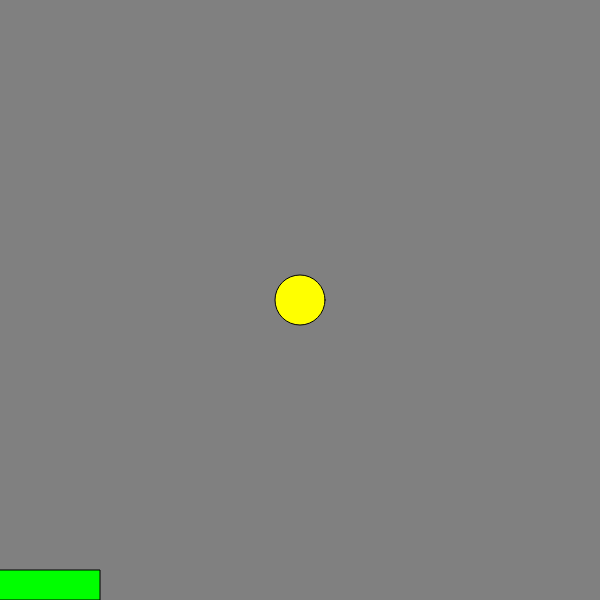
Frame 1 (no input)
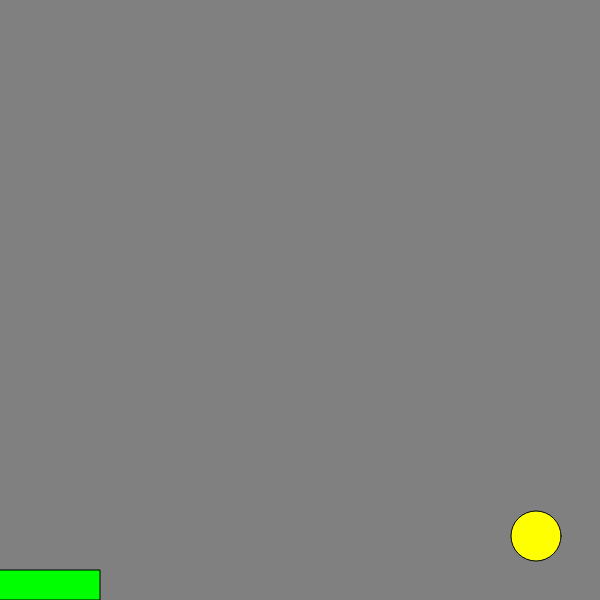
Frame 60 (no input)
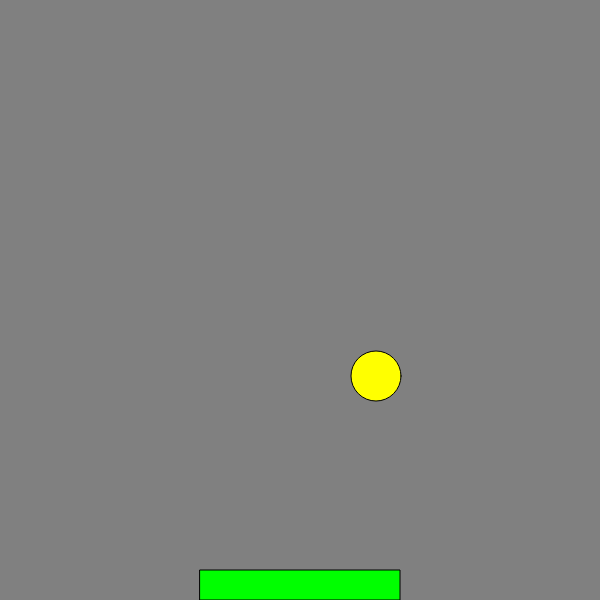
Frame 120 (the mouse pressed at the canvas centre since frame 60)

The p5.js sketch that drew these frames (run headless with seeded random() and noise() and a simulated clock; from frame 60 on, the mouse is pressed at the canvas centre):

// p5.js sketch
// ── sketch.js
// ball
let xPos, xDir; // 공의 x축 위치와 진행 방향
let yPos, yDir; // 공의 y축 위치와 진행 방향
let diam;
let speed; // 공의 속도

// pad
let padX
let padWidth; 

function setup() {
  createCanvas(600, 600);
  variableInitialization()
}

function draw() {
  background(128);

  ballDrawingMovement();
  padDrawingMovement();
  ballBouncing();
}

function variableInitialization(){
  speed = 4;
  xPos = width / 2; // 공을 화면의 중심에서 출발
  xDir = speed;
  yPos = height / 2;
  yDir = speed;
  diam = 50;
  padWidth = 200;
}

function ballDrawingMovement(){
  fill(255, 255, 0);
  ellipse(xPos, yPos, diam, diam);
  xPos = xPos + xDir;
  yPos = yPos + yDir;
}

function padDrawingMovement(){
  padX = mouseX - padWidth/2;
  fill(0, 255, 0)
  rect(padX, height-30, padWidth, 30);
}

function ballBouncing(){
  if ( xPos - diam/2 < 0) xDir = xDir * -1; 
  if ( xPos + diam/2 > width) xDir *=  -1;

  if ( yPos - diam/2 < 0) yDir *= -1; 
  if ( yPos + diam/2 > height) yDir *=  -1;

  // ball bouncing with pad
  if ( xPos > padX && xPos < padX + padWidth && yPos > height - 30 - diam/2){
         yDir *= -1;
  }
}
